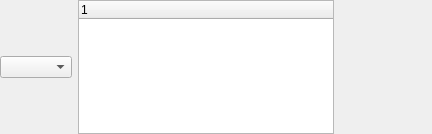
<?xml version="1.0" encoding="UTF-8"?>
<ui version="4.0">
 <class>MimeType</class>
 <widget class="QWidget" name="MimeType">
  <property name="geometry">
   <rect>
    <x>0</x>
    <y>0</y>
    <width>432</width>
    <height>134</height>
   </rect>
  </property>
  <property name="windowTitle">
   <string notr="true"/>
  </property>
  <layout class="QHBoxLayout" name="horizontalLayout">
   <property name="spacing">
    <number>6</number>
   </property>
   <property name="margin">
    <number>0</number>
   </property>
   <item>
    <widget class="QComboBox" name="selected_mime_types"/>
   </item>
   <item>
    <widget class="QTreeWidget" name="mime_types">
     <property name="sizePolicy">
      <sizepolicy hsizetype="Expanding" vsizetype="Expanding">
       <horstretch>0</horstretch>
       <verstretch>0</verstretch>
      </sizepolicy>
     </property>
     <column>
      <property name="text">
       <string notr="true">1</string>
      </property>
     </column>
    </widget>
   </item>
   <item>
    <spacer name="horizontalSpacer">
     <property name="orientation">
      <enum>Qt::Horizontal</enum>
     </property>
     <property name="sizeHint" stdset="0">
      <size>
       <width>40</width>
       <height>20</height>
      </size>
     </property>
    </spacer>
   </item>
  </layout>
 </widget>
 <resources>
  <include location="gui.qrc"/>
 </resources>
 <connections/>
</ui>
